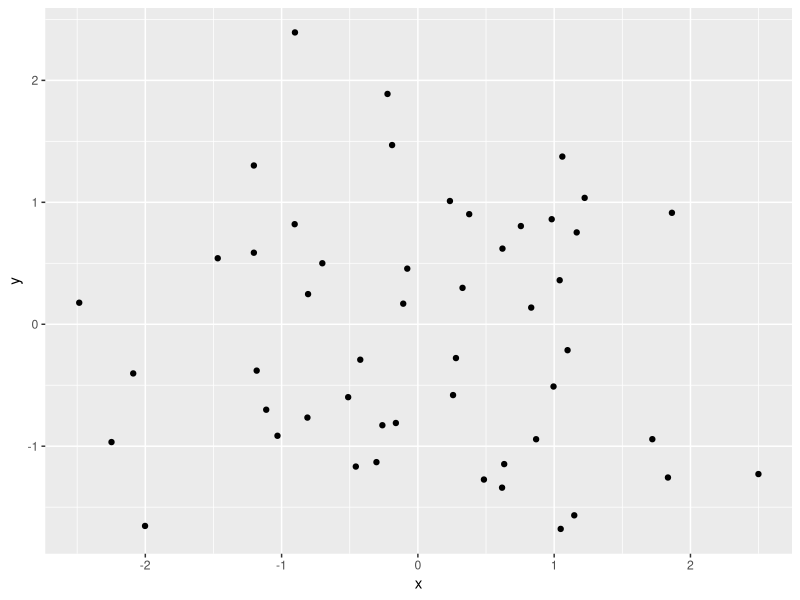
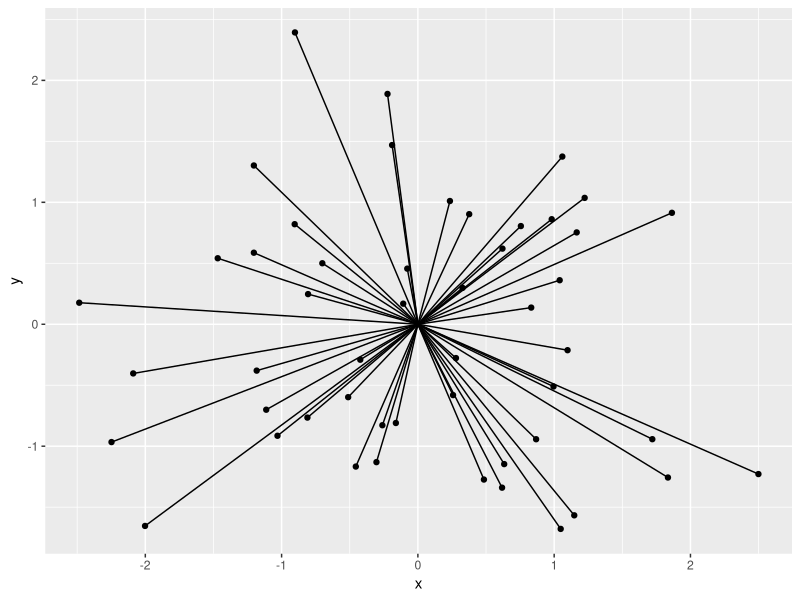
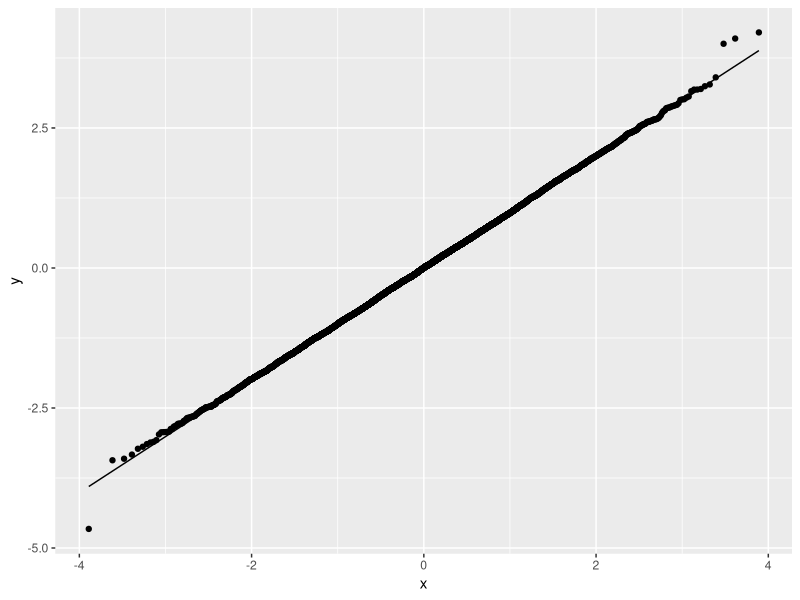
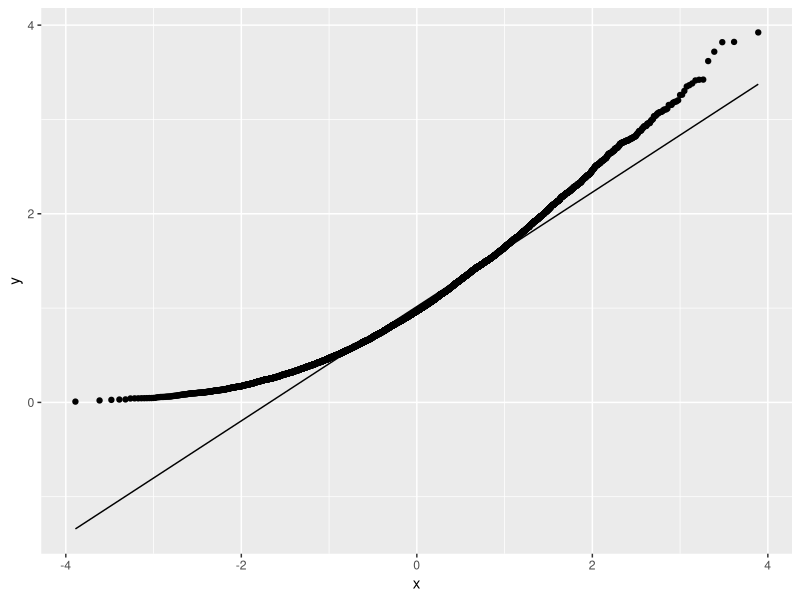

The R source for these figures, in order:
## ---- chunk 1
knitr::opts_chunk$set(echo = TRUE)
set.seed(394932)
library(tidyverse)
library(ggplot2)
## ---- chunk 2
rlaplace <- function(n, theta){
  sample(c(-1, 1), n, replace = T) * rexp(n) + theta
}
samples <- rerun(10000, rlaplace(20, 0.5))

cis <- c()
for(i in 1:length(samples)){
  cis <- c(cis, t.test(samples[[i]], conf.level = 0.95)$conf.int)
}

covers <- c()
for(i in 1:10000){
  if(cis[2*i - 1] <= 0.5 && cis[2*i] >= 0.5){
    covers <- c(covers, 1)
  }
  else {
    covers <- c(covers, 0)
  }
}
mean(covers)
binom.test(sum(covers), length(covers), conf.level = 0.99)$conf.int
## ---- chunk 3
sample_20 <- rerun(10000, rexp(20, rate = 2))
sample_500 <- rerun(10000, rexp(500, rate = 2))

cis_20 <- map(sample_20, ~ t.test(.x, conf.level = 0.95)$conf.int)
cis_500 <- map(sample_500, ~ t.test(.x, conf.level = 0.95)$conf.int)

covers_20 <- map_dbl(cis_20, ~ .x[1] <= 0.5 && .x[2] >= 0.5)
covers_500 <- map_dbl(cis_500, ~ .x[1] <= 0.5 && .x[2] >= 0.5)

mean(covers_20)
mean(covers_500)

binom.test(sum(covers_20), length(covers_20), conf.level = 0.99)$conf.int  # coefficient for 20 samples covers
binom.test(sum(covers_500), length(covers_500), conf.level = 0.99)$conf.int  # coefficient for 500 samples covers
## ---- chunk 4
qt <- function(n, theta) {
  -log(1 - runif(n)) / theta
}

d <- qt(10000, 2)
gm <- map_dbl(d, ~ mean(((.x - 0.5)/0.5)^3))
mean(gm)
t.test(gm, conf.level = 0.999)$conf.int

## ---- chunk 5
xy <- ggplot(data.frame(x = rnorm(50), y = rnorm(50)), aes(x = x, y = y)) + geom_point()
print(xy)
## ---- chunk 6
xy + geom_segment(aes(xend = 0, yend = 0))
## ---- chunk 7
ggplot(data.frame(x = rnorm(10000)), aes(sample = x)) + geom_qq() + geom_qq_line()
## ---- chunk 8
sn <- function(n) {
  sqrt(-2*log(runif(n)) * cos(runif(n))^2)
}

ggplot(data.frame(x = sn(10000)), aes(sample = x)) + geom_qq() + geom_qq_line()
